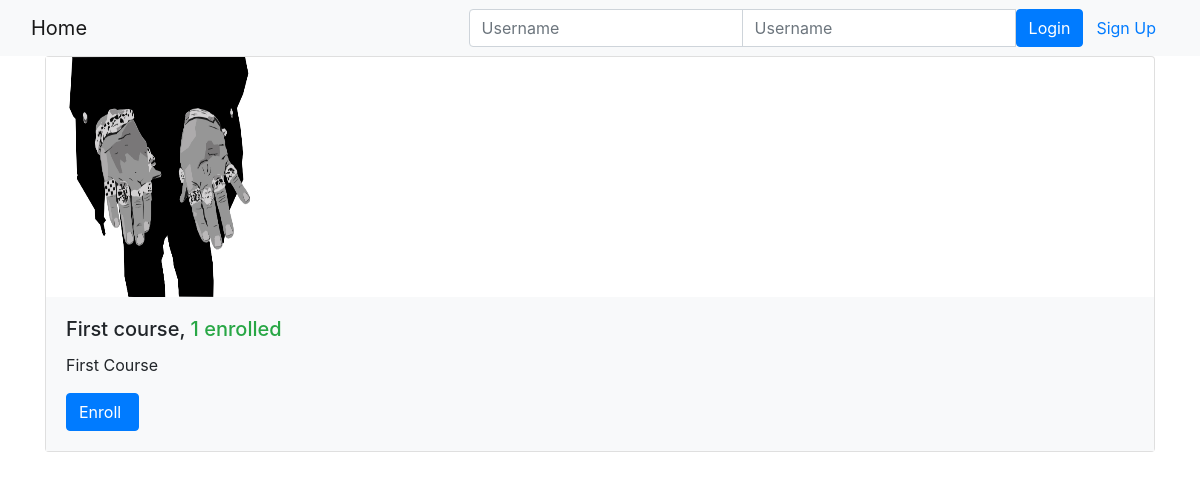
The page /onlinecourse/ on the database its author committed.
### onlinecourse/models.py (models this page shows, shortened)
class Course(models.Model):
    name = models.CharField(null=False, max_length=30, default='online course')
    image = models.ImageField(upload_to='course_images/')
    description = models.CharField(max_length=1000)
    pub_date = models.DateField(null=True)
    instructors = models.ManyToManyField(Instructor)
    users = models.ManyToManyField(settings.AUTH_USER_MODEL, through='Enrollment')
    total_enrollment = models.IntegerField(default=0)
    is_enrolled = False

### onlinecourse/views.py (the view)
class CourseListView(generic.ListView):
    template_name = 'onlinecourse/course_list_bootstrap.html'
    context_object_name = 'course_list'
    def get_queryset(self):
        user = self.request.user
        courses = Course.objects.order_by('-total_enrollment')[:10]
        for course in courses:
            if user.is_authenticated:
                course.is_enrolled = check_if_enrolled(user, course)
        return courses

### onlinecourse/templates/onlinecourse/course_list_bootstrap.html (shortened to what this page needs)
{% extends "onlinecourse/layout.html" %}
    {% block main %}
    {% if course_list %}
        <div class="container">
            <div class="card-deck">
                {% for course in course_list %}
                         <div class="card" style="width: 36rem;">
                          <img class="card-img-left" src="{{MEDIA_URL}}/{{ course.image }}" width="240px" height="240px"
                               alt="Course image">
                          <div class="card-body bg-light">
                              <h5 class="card-title">{{ course.name }}, <span class="text-success">
                                  {{ course.total_enrollment}} enrolled</span></h5>
                            <p class="card-text">{{ course.description}}</p>
                            <form action="{% url 'onlinecourse:enroll' course.id %}" method="post">
                                  <input class="btn btn-primary"  type="submit"
                                         value="{% if course.is_enrolled %}Enter{% else %}Enroll{% endif %} ">
                            </form>
                          </div>
                        </div>
                {% endfor %}
            </div>
        </div>
    {% else %}
        <p>No courses are available.</p>
    {% endif %}
    {% endblock %}

### rows shown on the page
Course: image (picture), name "First course", total_enrollment "1", description "First Course", is_enrolled "Enroll"
